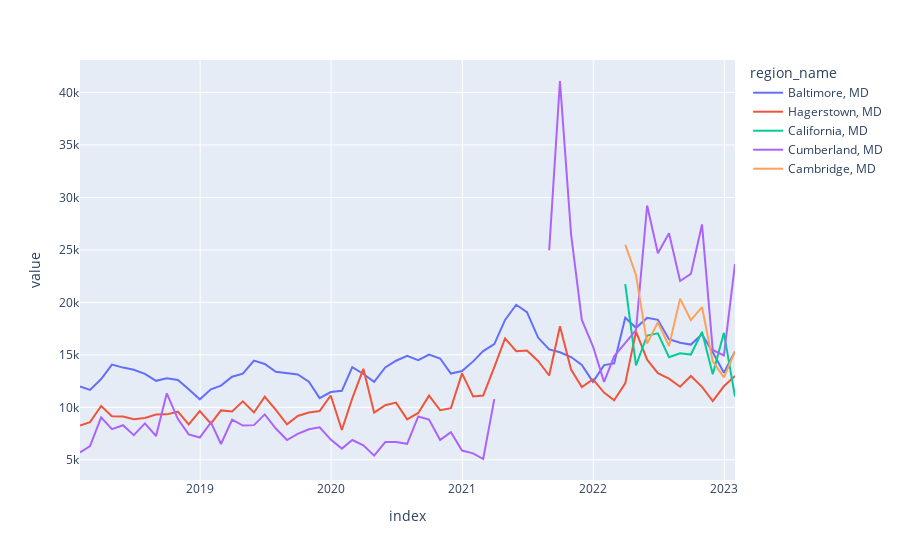

The notebook cell this image was saved under:
### Code cell
px.line(md_city_cuts.set_index('region_name').T)
